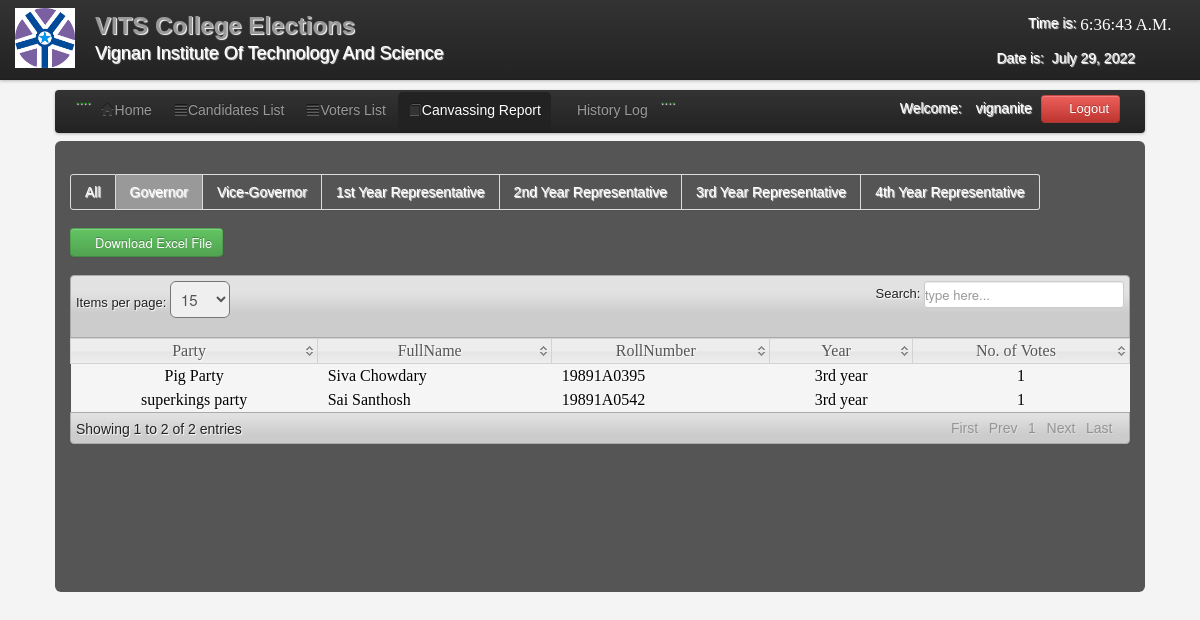
/admin/C_governor.php (signed in), run on the app's committed database.
### tables this page shows
CREATE TABLE IF NOT EXISTS `users` (
  `User_id` int(11) NOT NULL AUTO_INCREMENT,
  `FullName` varchar(100) NOT NULL,
  `UserName` varchar(100) NOT NULL,
  `Password` varchar(100) NOT NULL,
  `User_Type` varchar(50) NOT NULL,
  PRIMARY KEY (`User_id`)
);

CREATE TABLE IF NOT EXISTS `candidate` (
  `CandidateID` int(11) NOT NULL AUTO_INCREMENT,
  `RollNumber` varchar(200) NOT NULL,
  `abc` varchar(1) NOT NULL,
  `Position` varchar(200) NOT NULL,
  `Party` varchar(100) NOT NULL,
  `FullName` varchar(200) NOT NULL,
  `Gender` varchar(6) NOT NULL,
  `Year` varchar(100) NOT NULL,
  `Photo` varchar(200) NOT NULL,
  PRIMARY KEY (`CandidateID`)
);

### admin/session.php (called while the page is built, shortened)
<?php
$id_session=$_SESSION['id'];
?>

### admin/C_governor.php (the view, shortened to what this page needs)
<?php
include('session.php');
include('header.php');
include('dbcon.php');
?>
</head>
<body>
<?php include('nav_top.php'); ?>
<div class="wrapper">
<div class="home_body">
<div class="navbar">
	<div class="navbar-inner">
	<div class="container">
	<ul class="nav nav-pills">
	  <li>....</li>
	  <li><a href="home.php"><i class="icon-home icon-large"></i>Home</a></li>
	  <li><a  href="candidate_list.php"><i class="icon-align-justify icon-large"></i>Candidates List</a></li>
	  <li class=""><a  href="voter_list.php"><i class="icon-align-justify icon-large"></i>Voters List</a></li>
		 <li class="active"><a  href="canvassing_report.php"><i class="icon-book icon-large"></i>Canvassing Report</a></li>
		    <li><a  href="History.php"><i class="icon-table icon-large"></i>History Log</a>
		   <li>....</li>
	 </ul>
	<form class="navbar-form pull-right">
		<?php $result=mysqli_query($conn,"select * from users where User_id='$id_session'");
	$row=mysqli_fetch_array($result);
	?>
	<font color="white">Welcome:<i class="icon-user-md"></i><?php echo $row['FullName']; ?></font>
	<a class="btn btn-danger" id="logout" data-toggle="modal" href="#myModal"><i class="icon-off"></i>&nbsp;Logout</a>
	</form>
	</div>
	</div>
	</div>
	<div id="element" class="hero-body">
	    <div class="pagination">
    <ul>
    <li><a href="Canvassing_report.php"><font color="white">All</font></a></li>
    <li class="active"><a href="C_governor.php"><font color="white">Governor</font></a></li>
    <li><a href="C_vice-governor.php"><font color="white">Vice-Governor</font></a></li>
    <li><a href="C_1st_year.php"><font color="white">1st Year Representative</font></a></li>
    <li><a href="C_2nd_year.php"><font color="white">2nd Year Representative</font></a></li>
    <li><a href="C_3rd_year.php"><font color="white">3rd Year Representative</font></a></li>
    <li><a href="C_4th_year.php"><font color="white">4th Year Representative</font></a></li>
    </ul>
    </div>
		<form method="POST" action="canvassing_excel.php">
	<button id="save_voter" class="btn btn-success" name="save"><i class="icon-download icon-large"></i>Download Excel File</button>
	</form>
	<table class="users-table">
<div class="demo_jui">
		<table cellpadding="0" cellspacing="0" border="0" class="display" id="log" class="jtable">
			<thead>
				<tr>
				<th>Party</th>
				<th>FullName</th>
				<th>RollNumber</th>
				<th>Year</th>
				<th>No. of Votes</th>
				</tr>
			</thead>
			<tbody>
<?php $candidate_query=mysqli_query($conn,"select  * from candidate where Position='Governor'");
		while($candidate_rows=mysqli_fetch_array($candidate_query)){ $id=$candidate_rows['CandidateID'];
		?>
<tr class="del<?php echo $id ?>">
	<td align="center"><?php echo $candidate_rows['Party']; ?></td>
	<td><?php echo $candidate_rows['FullName']; ?></td>
	<td><?php echo $candidate_rows['RollNumber']; ?></td>
	<td align="center"><?php echo $candidate_rows['Year']; ?></td>
	<td align="center">
	<?php $votes_query=mysqli_query($conn,"select * from votes where CandidateID='$id'");
	$vote_count=mysqli_num_rows($votes_query);
	echo $vote_count;
	?>
</td>
	</tr>
<?php } ?>
			</tbody>
		</table>
	</div>
	</div>
</div>
</body>
</html>

### admin/css/datatable/demo_table_jui.css (style rules this page uses)
table.display thead th { cursor: pointer; padding: 3px 0 3px 10px; }
table.display { border-collapse: collapse; clear: both; margin: 0 auto; width: 100%; }
table.display td { padding: 3px 10px; }
tr.odd { background-color: #f5f5f5; }
tr.even { background-color: #f5f5f5; }

### admin/css/Home.css (style rules this page uses)
* { margin:0; padding:0; }
body { font-family:"Trebuchet MS", "Myriad Pro", Arial, sans-serif; font-size:14px; background-color: #fff; background:#f4f4f4 url(../images/bg.gif) repeat top left; text-shadow:1px 1px 1px #fff; background-position: 0 0px; }
.wrapper { width:1090px; margin:10px auto; }

### admin/C_governor.php (style rules this page uses)
body { background-image: url('images/c11.png'); background-repeat: no-repeat; background-attachment: fixed; background-size: 100% 100%; }

### data on the page
users: FullName "vignanite"
candidate: Party "Pig Party", FullName "Siva Chowdary", RollNumber "19891A0395", Year "3rd year", vote_count "1"
candidate: Party "superkings party", FullName "Sai Santhosh", RollNumber "19891A0542", Year "3rd year", vote_count "1"
